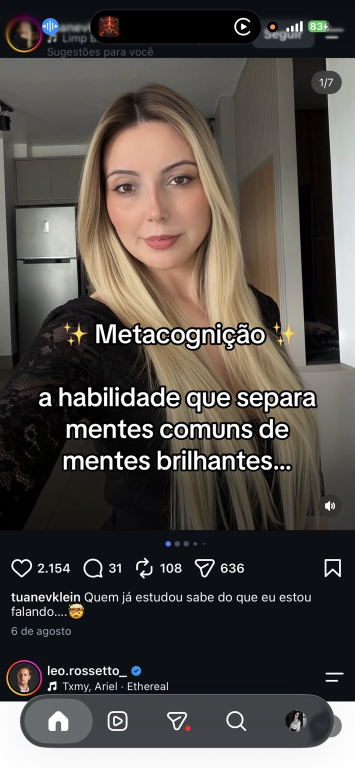
#> input picture prompts-referencia/mente-mulher-estoica/carrosseis/modelos-visuais/referencias/didatico-metacognicao/IMG_7915.jpeg, 709 x 1536 px (shown at 1/2 size)
$ python card_tweet.py ../../prompts-referencia/mente-mulher-estoica/carrosseis/modelos-visuais/referencias/didatico-metacognicao/IMG_7915.jpeg
#> lines starting #> are read from the running program, lines starting #| are printed output that depends on the picture; after the words box and inside, x2 and y2 are one past the last pixel; in counts of white or black regions, pixels touching at a corner belong together
### mente-mulher-estoica/videos/estilo.py
"""Identidade visual dos vídeos da @mente.mulher.estoica.

Preto e branco editorial, dourado como acento, serifa elegante e muito respiro.
Tudo que define a aparência dos vídeos fica aqui, para os dois geradores
(reel de frases e legendas) falarem a mesma língua visual.
"""

import re
from pathlib import Path

import numpy as np
from PIL import Image, ImageDraw, ImageFont

PASTA = Path(__file__).resolve().parent
FONTES = PASTA / "fontes"

# Formato Reels / Stories
LARGURA, ALTURA, FPS = 1080, 1920, 30

# Paleta
PRETO = (11, 11, 11)
BRANCO = (242, 238, 230)  # off-white, menos agressivo que o branco puro
DOURADO = (196, 160, 98)
CINZA = (130, 126, 120)

ARROBA = "@mente.mulher.estoica"
ASSINATURA = "MENTE MULHER ESTOICA"

# Área segura do Reels: o topo e a base ficam cobertos pela interface do app
MARGEM_X = 110
TOPO_SEGURO = 260
BASE_SEGURA = ALTURA - 420


def fonte(nome, tamanho, peso=400):
    """Carrega uma fonte variável da pasta fontes/ no peso pedido."""
    f = ImageFont.truetype(str(FONTES / nome), tamanho)
    try:
        f.set_variation_by_axes([peso])
    except OSError:
        pass
    return f


def serifa(tamanho, peso=400):
    return fonte("CormorantGaramond.ttf", tamanho, peso)


def serifa_italica(tamanho, peso=500):
    return fonte("CormorantGaramond-Italic.ttf", tamanho, peso)


def sem_serifa(tamanho, peso=500):
    return fonte("Montserrat.ttf", tamanho, peso)


def quebrar_linhas(texto, f, largura_max):
    """Quebra o texto em linhas que caibam na largura, palavra por palavra."""
    linhas = []
    for paragrafo in texto.split("\n"):
        atual = ""
        for palavra in paragrafo.split():
            teste = f"{atual} {palavra}".strip()
            if f.getlength(teste) <= largura_max or not atual:
                atual = teste
            else:
                linhas.append(atual)
                atual = palavra
        linhas.append(atual)
    return linhas


# [42 lines left out: functions texto_espacado, fundo, moldura, granulado, not called in this run]


class Camada:
    """Imagem RGBA recortada e pré-multiplicada, pronta para compor quadro a quadro."""

    # [86 lines left out: functions __init__, compor, _altura_bloco, tela_de_texto, tela_final, tela_final_linhas and 1 more, not called in this run]


def para_bytes(quadro):
    return np.clip(quadro, 0, 255).astype(np.uint8).tobytes()

### mente-mulher-estoica/posts/card_tweet.py
"""Cards no estilo tweet: fundo preto, foto de perfil, nome com selo e frase grande (fim em dourado).

    python3 card_tweet.py caminho/da/foto.jpg   # gera tweet-1.jpg, tweet-2.jpg... na pasta atual
"""
import sys
sys.path.insert(0, '/home/user/Digite-meu-primeiro-projeto/mente-mulher-estoica/videos')
import estilo
from PIL import Image, ImageDraw
W, H = 1080, 1350
foto = Image.open(sys.argv[1]).convert('RGB')  # foto de perfil: nunca vai para o repositório
#> foto is the input picture: PIL image 709x1536 RGB; mean R, G, B 79.9, 75.2, 70.9
fw, fh = foto.size
#> fw = 709; fh = 1536
s = int(fw * 0.52); cx, cy = int(fw * 0.555), int(fh * 0.315)
#> after `s = int(fw * 0.52)`: s = 368
#> after `cx, cy = (int(fw * 0.555), int(fh * 0.315))`: cx = 393; cy = 483
av = foto.crop((cx - s//2, cy - s//2, cx + s//2, cy + s//2)).resize((150, 150), Image.LANCZOS)
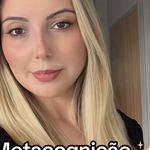
#> av: PIL image 150x150 RGB; mean R, G, B 149.8, 122.7, 101.7
m = Image.new('L', (600, 600), 0); ImageDraw.Draw(m).ellipse((0, 0, 599, 599), 255); m = m.resize((150, 150), Image.LANCZOS)
#> after `m = Image.new('L', (600, 600), 0)`: m: PIL image 600x600 L; every value is 0
#> after `ImageDraw.Draw(m).ellipse((0, 0, 599, 599), 255)`:
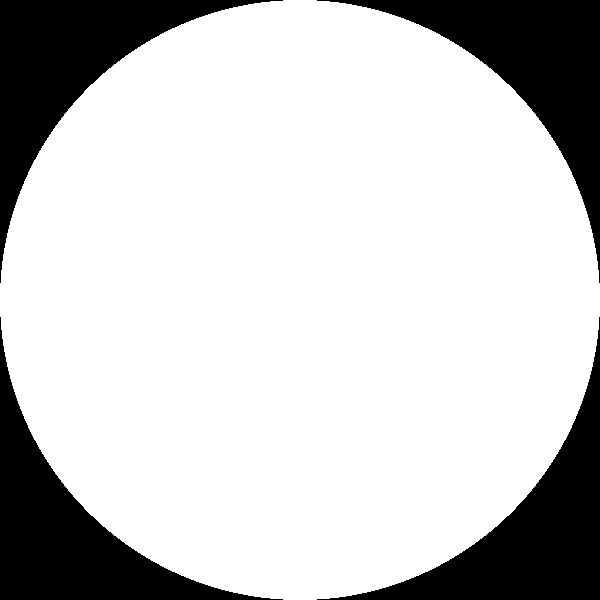
#> m: PIL image 600x600 L; 78.5% white; 4 black regions, box (x1, y1, x2, y2) and area: (0, 0, 283, 283) 19332, (317, 0, 600, 283) 19332, (0, 317, 283, 600) 19332, (317, 317, 600, 600) 19332
frases = [
 [("Quanto menos você espera dos outros,", (240,240,240)), ("menos poder eles têm sobre a sua paz.", estilo.DOURADO)],
 [("Decepção é a distância entre o que você esperava", (240,240,240)), ("e o que a pessoa podia dar.", estilo.DOURADO)],
 [("Coloque a sua energia no que depende de você.", (240,240,240)), ("O resto, deixe ir.", estilo.DOURADO)],
]
ft = estilo.sem_serifa(72, 500)
for i, partes in enumerate(frases, 1):
    img = Image.new('RGB', (W, H), (10, 10, 10)); d = ImageDraw.Draw(img)
    linhas = []
    for txt, cor in partes:
        linhas += [(l, cor) for l in estilo.quebrar_linhas(txt, ft, W - 200)]
    bloco = 150 + 70 + len(linhas) * 92
    y0 = (H - bloco) // 2
    img.paste(av, (100, y0), m)
    d.text((275, y0 + 52), "Mente Mulher Estoica", font=estilo.sem_serifa(40, 700), fill=(245,245,245), anchor="lm")
    nw = d.textlength("Mente Mulher Estoica", font=estilo.sem_serifa(40, 700))
    bx, by = 275 + nw + 26, y0 + 52
    d.ellipse((bx - 17, by - 17, bx + 17, by + 17), fill=(0, 149, 246))
    d.line((bx - 8, by, bx - 2, by + 7, bx + 9, by - 7), fill='white', width=4, joint='curve')
    d.text((275, y0 + 102), "@mente_mulher_estoica", font=estilo.sem_serifa(32, 400), fill=(140,140,140), anchor="lm")
    y = y0 + 150 + 70
    for l, cor in linhas:
        d.text((100, y + 70), l, font=ft, fill=cor, anchor="ls"); y += 92
    img.save(f"tweet-{i}.jpg", quality=95)
#> this loop made 3 passes
#> by on passes 1 to 3: 433, 387, 433
#> pass 1, `img.save(f"tweet-{i}.jpg", quality=95)`:
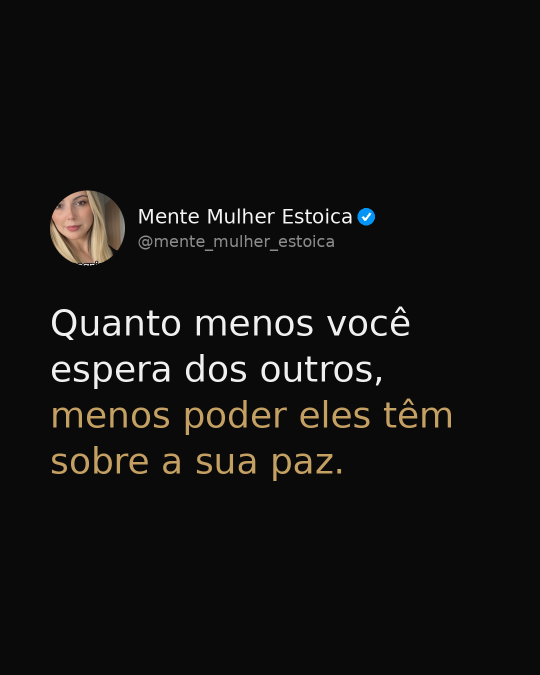
#> saved as tweet-1.jpg: PIL image 1080x1350 RGB (shown at 1/2 size); mean R, G, B 18, 17.2, 16.2
#> pass 2, `img.save(f"tweet-{i}.jpg", quality=95)`:
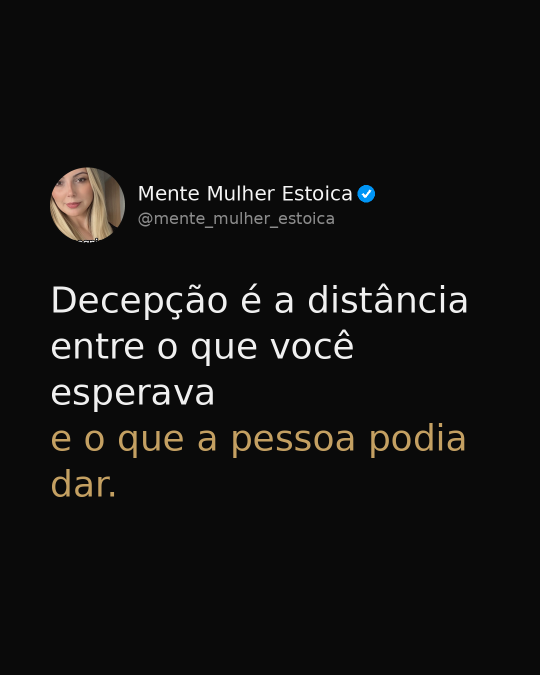
#> saved as tweet-2.jpg: PIL image 1080x1350 RGB (shown at 1/2 size); mean R, G, B 18.2, 17.6, 16.8
#> after the loop:
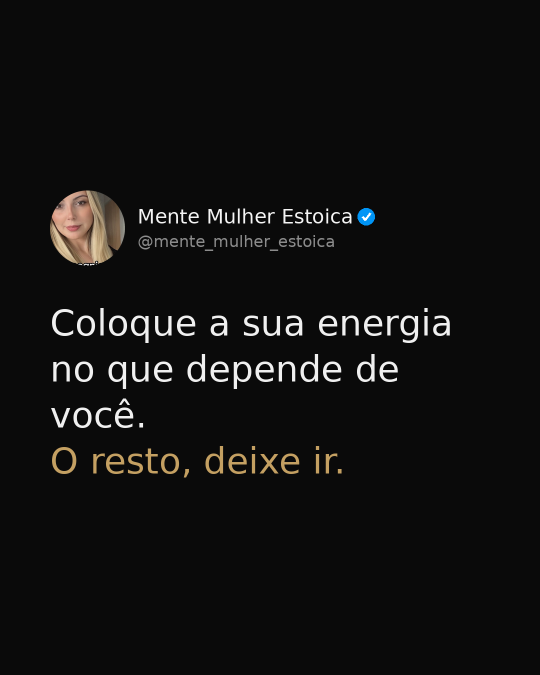
#> img: PIL image 1080x1350 RGB (shown at 1/2 size); mean R, G, B 17.2, 16.8, 16.2

$ run again, on prompts-referencia/mente-mulher-estoica/carrosseis/modelos-visuais/referencias/didatico-metacognicao/IMG_7917.jpeg
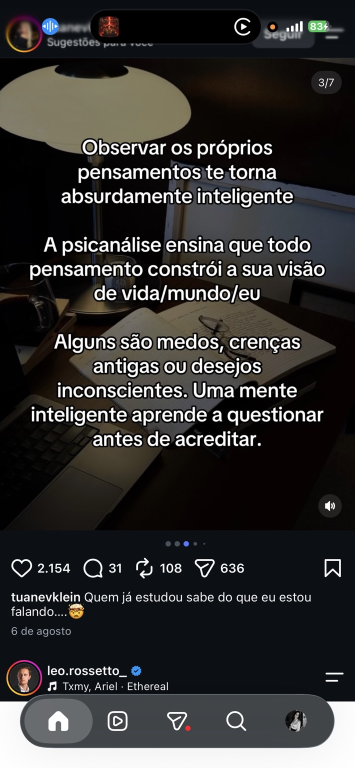
#> input picture prompts-referencia/mente-mulher-estoica/carrosseis/modelos-visuais/referencias/didatico-metacognicao/IMG_7917.jpeg, 709 x 1536 px (shown at 1/2 size)
#> foto is the input picture: PIL image 709x1536 RGB; mean R, G, B 50.6, 49.5, 48.8
#> `av = foto.crop((cx - s//2, cy - s//2, cx + s//2, cy + s//2)).resize((1..`:
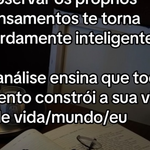
#> av: PIL image 150x150 RGB; mean R, G, B 69.4, 67.3, 65.5
#> m: PIL image 600x600 L; every value is 0
#> m: PIL image 600x600 L; 78.5% white; 4 black regions, box (x1, y1, x2, y2) and area: (0, 0, 283, 283) 19332, (317, 0, 600, 283) 19332, (0, 317, 283, 600) 19332, (317, 317, 600, 600) 19332
#> m: PIL image 150x150 L
#> the loop `for i, partes in enumerate(frases, 1):` made 3 passes
#> by on passes 1 to 3: 433, 387, 433
#> after the loop `for i, partes in enumerate(frases, 1):`:
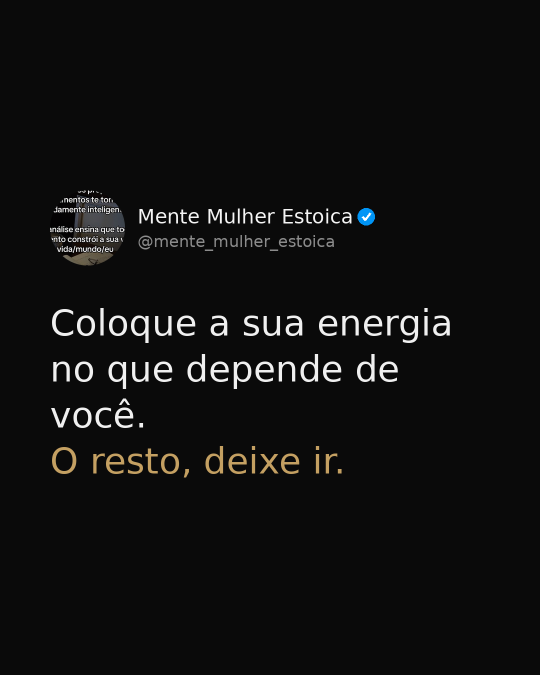
#> img: PIL image 1080x1350 RGB (shown at 1/2 size); mean R, G, B 16.2, 16.1, 15.8

$ run again, on prompts-referencia/mente-mulher-estoica/carrosseis/modelos-visuais/referencias/didatico-metacognicao/IMG_7919.jpeg
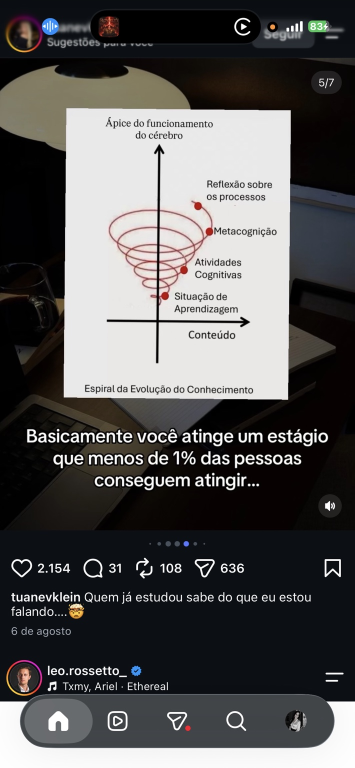
#> input picture prompts-referencia/mente-mulher-estoica/carrosseis/modelos-visuais/referencias/didatico-metacognicao/IMG_7919.jpeg, 709 x 1536 px (shown at 1/2 size)
#> foto is the input picture: PIL image 709x1536 RGB; mean R, G, B 86.6, 85.6, 85.6
#> `av = foto.crop((cx - s//2, cy - s//2, cx + s//2, cy + s//2)).resize((1..`:
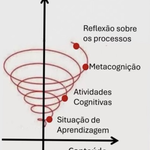
#> av: PIL image 150x150 RGB; mean R, G, B 219.1, 214.3, 212.9
#> m: PIL image 600x600 L; every value is 0
#> m: PIL image 600x600 L; 78.5% white; 4 black regions, box (x1, y1, x2, y2) and area: (0, 0, 283, 283) 19332, (317, 0, 600, 283) 19332, (0, 317, 283, 600) 19332, (317, 317, 600, 600) 19332
#> m: PIL image 150x150 L
#> the loop `for i, partes in enumerate(frases, 1):` made 3 passes
#> by on passes 1 to 3: 433, 387, 433
#> after the loop `for i, partes in enumerate(frases, 1):`:
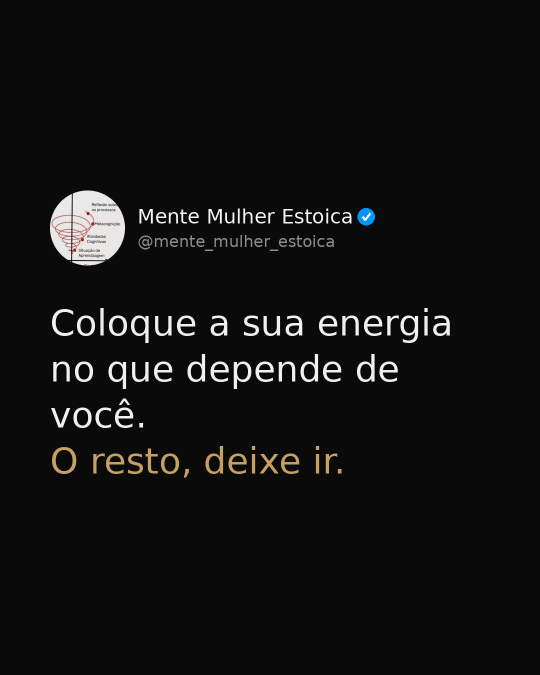
#> img: PIL image 1080x1350 RGB (shown at 1/2 size); mean R, G, B 18, 17.8, 17.5
